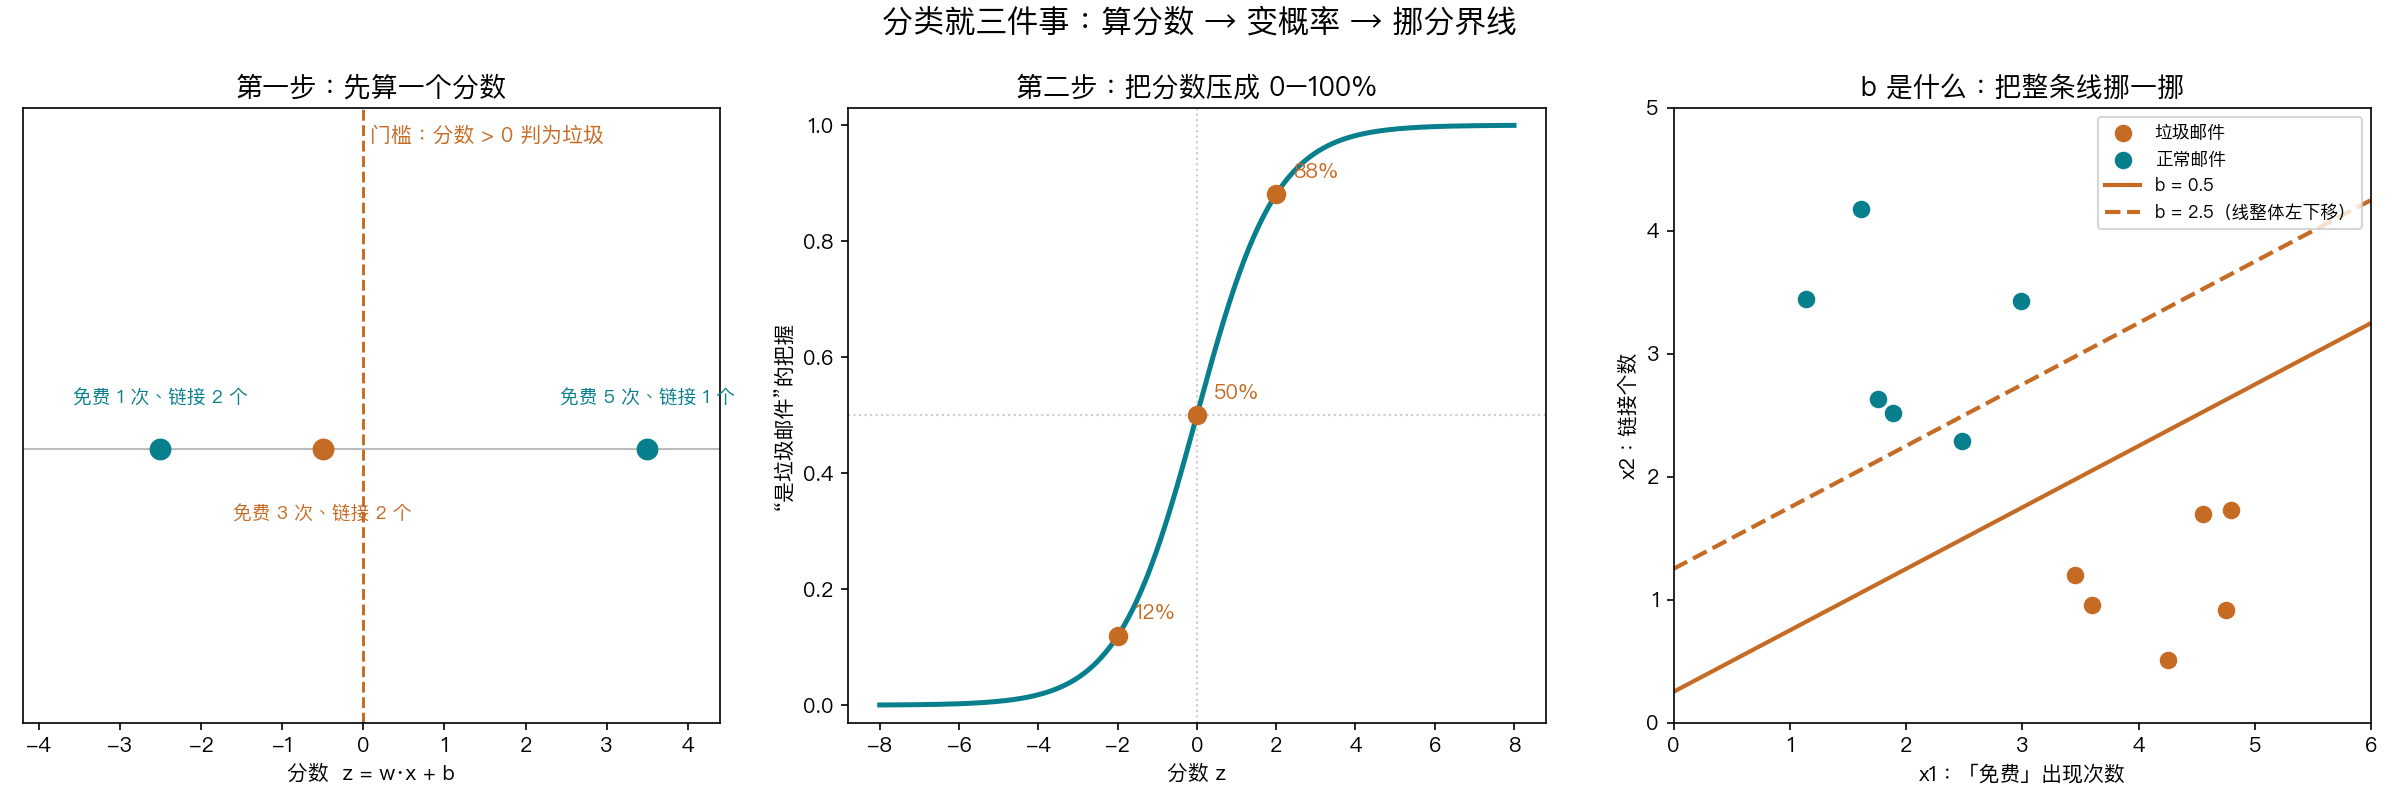

Here is the Python script that generated this plot:
"""分类的三个零件：分数轴、sigmoid、分界线。

例子：判断邮件是不是垃圾邮件
特征：x1 = 「免费」出现次数，x2 = 链接个数
分数：z = 1*x1 - 2*x2 + 0.5
"""
import numpy as np
import matplotlib
matplotlib.use("Agg")
import matplotlib.pyplot as plt

plt.rcParams["font.sans-serif"] = ["PingFang HK", "Arial Unicode MS", "Heiti TC", "STHeiti", "DejaVu Sans"]
plt.rcParams["axes.unicode_minus"] = False

fig, (a1, a2, a3) = plt.subplots(1, 3, figsize=(16, 5.4))

# ── 左：分数轴 ──────────────────────────────────────────────
zs = np.linspace(-4, 4, 400)
a1.axhline(0, color="#bbb", lw=1)
for z, lab, col, dy in [(-2.5, "免费 1 次、链接 2 个", "#087f8c", 22),
                        (-0.5, "免费 3 次、链接 2 个", "#c66b24", -34),
                        (3.5, "免费 5 次、链接 1 个", "#087f8c", 22)]:
    a1.scatter([z], [0], s=90, color=col, zorder=5)
    a1.annotate(lab, (z, 0), xytext=(0, dy), textcoords="offset points",
                ha="center", fontsize=9, color=col)
a1.axvline(0, color="#c66b24", ls="--", lw=1.4)
a1.text(0.08, 0.9, "门槛：分数 > 0 判为垃圾", fontsize=10, color="#c66b24")
a1.set_xlim(-4.2, 4.4); a1.set_ylim(-0.8, 1.0)
a1.set_yticks([]); a1.set_xlabel("分数  z = w·x + b")
a1.set_title("第一步：先算一个分数", fontsize=13)

# ── 中：sigmoid ────────────────────────────────────────────
z = np.linspace(-8, 8, 400)
s = 1 / (1 + np.exp(-z))
a2.plot(z, s, color="#087f8c", lw=2.4)
a2.axhline(0.5, color="#ccc", lw=1, ls=":")
a2.axvline(0, color="#ccc", lw=1, ls=":")
for zz, txt in [(-2, "12%"), (0, "50%"), (2, "88%")]:
    p = 1 / (1 + np.exp(-zz))
    a2.scatter([zz], [p], s=70, color="#c66b24", zorder=5)
    a2.annotate(txt, (zz, p), xytext=(8, 8), textcoords="offset points", fontsize=10, color="#c66b24")
a2.set_xlabel("分数 z"); a2.set_ylabel("“是垃圾邮件”的把握")
a2.set_title("第二步：把分数压成 0–100%", fontsize=13)
a2.set_ylim(-0.03, 1.03)

# ── 右：b 让分界线平移 ─────────────────────────────────────
rng = np.random.default_rng(7)
x1_spam = rng.uniform(3, 5, 6); x2_spam = rng.uniform(0.5, 2.0, 6)
x1_ok = rng.uniform(0.5, 3.0, 6); x2_ok = rng.uniform(2.2, 4.2, 6)
a3.scatter(x1_spam, x2_spam, color="#c66b24", s=55, label="垃圾邮件")
a3.scatter(x1_ok, x2_ok, color="#087f8c", s=55, label="正常邮件")
xx = np.linspace(0, 6, 100)
a3.plot(xx, (xx + 0.5) / 2, color="#c66b24", lw=2, label="b = 0.5")
a3.plot(xx, (xx + 2.5) / 2, color="#c66b24", lw=2, ls="--", label="b = 2.5（线整体左下移）")
a3.set_xlim(0, 6); a3.set_ylim(0, 5)
a3.set_xlabel("x1：「免费」出现次数"); a3.set_ylabel("x2：链接个数")
a3.set_title("b 是什么：把整条线挪一挪", fontsize=13)
a3.legend(fontsize=8.5, loc="upper right")

fig.suptitle("分类就三件事：算分数 → 变概率 → 挪分界线", fontsize=15, y=0.99)
fig.tight_layout()
out = "/Users/ziye/Documents/wiki/system/roadmap/structure/2026-10-29-karpathy-llm-zero-to-hero/deliver/code/learning/classify_intuition.png"
fig.savefig(out, dpi=150)
print("saved", out)
